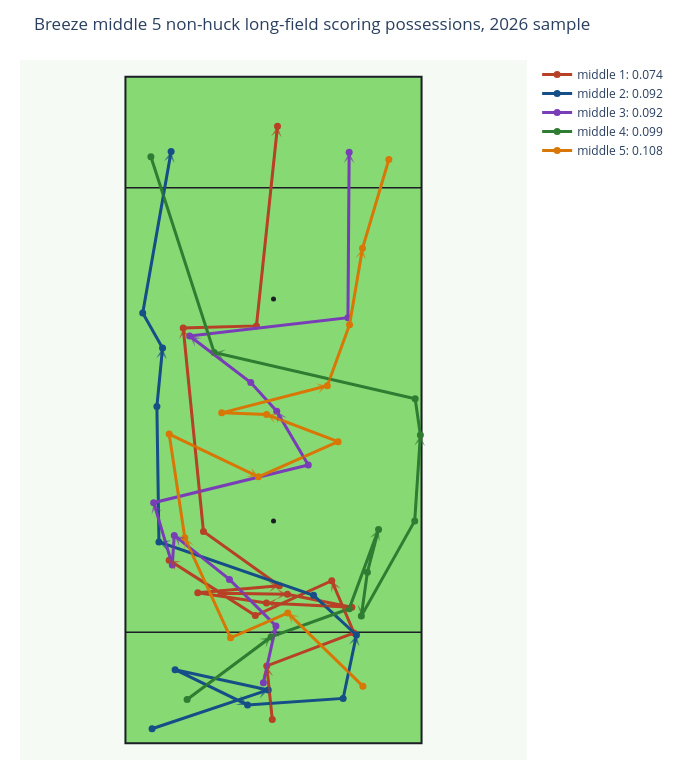

Source (notebook cell):
### Code cell
middle_fig = plot_representative_paths(
    middle_paths,
    title=f"{TEAM_ID.title()} middle {len(middle_paths)} non-huck long-field scoring possessions, {SEASON} sample",
)
middle_fig.show()

### Figure 1 — Plotly figure (JSON) as saved in the notebook; plotly's stock layout.template omitted (floating-point values rounded to 4 significant figures)
{"data": [{"hoverinfo": "skip", "marker": {"color": "#1B1E26", "size": 5}, "mode": "markers", "showlegend": false, "type": "scatter", "x": [0], "y": [40]}, {"hoverinfo": "skip", "marker": {"color": "#1B1E26", "size": 5}, "mode": "markers", "showlegend": false, "type": "scatter", "x": [0], "y": [80]}, {"hovertemplate": "middle 1: 0.074<br>%{text}<extra></extra>", "line": {"color": "#b74126", "width": 3}, "marker": {"color": "#b74126", "size": 7}, "mode": "lines+markers", "name": "middle 1: 0.074", "text": ["Start", "Throw 1<br>aEC: 0.033<br>CP: 99.1%<br>Distance: 9.7", "Throw 2<br>aEC: 0.007<br>CP: 98.3%<br>Distance: 16.8", "Throw 3<br>aEC: 0.055<br>CP: 98.4%<br>Distance: 10.2", "Throw 4<br>aEC: -0.025<br>CP: 98.6%<br>Distance: 15.1", "Throw 5<br>aEC: 0.014<br>CP: 98.0%<br>Distance: 18.4", "Throw 6<br>aEC: 0.002<br>CP: 98.7%<br>Distance: 11.1", "Throw 7<br>aEC: 0.002<br>CP: 98.7%<br>Distance: 11.9", "Throw 8<br>aEC: -0.025<br>CP: 98.9%<br>Distance: 11.8", "Throw 9<br>aEC: 0.018<br>CP: 98.2%<br>Distance: 15.4", "Throw 10<br>aEC: -0.002<br>CP: 98.7%<br>Distance: 12.5", "Throw 11<br>aEC: 0.017<br>CP: 98.2%<br>Distance: 14.7", "Throw 12<br>aEC: 0.043<br>CP: 97.5%<br>Distance: 16.8", "Throw 13<br>aEC: 0.247<br>CP: 90.6%<br>Distance: 26.9", "Throw 14<br>aEC: 0.025<br>CP: 97.1%<br>Distance: 13.2", "Throw 15<br>aEC: 0.698<br>CP: 80.9%<br>Distance: 36.1"], "type": "scatter", "x": [-0.22, -1.21, 14.49, 10.49, -3.27, -18.78, -9.4, 2.5, 14.1, -1.27, -13.63, 1.06, -12.61, -16.25, -3.07, 0.72], "y": [4.29, 13.93, 19.87, 29.27, 22.99, 32.95, 27.01, 26.84, 24.5, 25.26, 27.11, 28.35, 38.15, 74.78, 75.14, 111.1]}, {"hovertemplate": "middle 2: 0.092<br>%{text}<extra></extra>", "line": {"color": "#164e87", "width": 3}, "marker": {"color": "#164e87", "size": 7}, "mode": "lines+markers", "name": "middle 2: 0.092", "text": ["Start", "Throw 1<br>aEC: 0.124<br>CP: 97.0%<br>Distance: 22.0", "Throw 2<br>aEC: -0.022<br>CP: 98.7%<br>Distance: 17.2", "Throw 3<br>aEC: 0.008<br>CP: 98.8%<br>Distance: 14.5", "Throw 4<br>aEC: -0.007<br>CP: 98.6%<br>Distance: 17.2", "Throw 5<br>aEC: 0.050<br>CP: 98.6%<br>Distance: 11.5", "Throw 6<br>aEC: 0.065<br>CP: 98.5%<br>Distance: 10.5", "Throw 7<br>aEC: 0.001<br>CP: 95.5%<br>Distance: 29.4", "Throw 8<br>aEC: 0.218<br>CP: 92.7%<br>Distance: 24.4", "Throw 9<br>aEC: 0.121<br>CP: 97.8%<br>Distance: 10.5", "Throw 10<br>aEC: 0.030<br>CP: 97.5%<br>Distance: 7.3", "Throw 11<br>aEC: 0.423<br>CP: 85.2%<br>Distance: 29.5"], "type": "scatter", "x": [-21.86, -0.95, -17.71, -4.67, 12.53, 14.93, 7.21, -20.62, -20.99, -19.97, -23.54, -18.43], "y": [2.62, 9.61, 13.25, 6.91, 8.08, 19.51, 26.65, 36.26, 60.65, 71.14, 77.47, 106.5]}, {"hovertemplate": "middle 3: 0.092<br>%{text}<extra></extra>", "line": {"color": "#7a3db8", "width": 3}, "marker": {"color": "#7a3db8", "size": 7}, "mode": "lines+markers", "name": "middle 3: 0.092", "text": ["Start", "Throw 1<br>aEC: 0.062<br>CP: 98.8%<br>Distance: 10.5", "Throw 2<br>aEC: 0.056<br>CP: 98.5%<br>Distance: 11.8", "Throw 3<br>aEC: 0.024<br>CP: 98.6%<br>Distance: 12.7", "Throw 4<br>aEC: -0.048<br>CP: 99.3%<br>Distance: 5.3", "Throw 5<br>aEC: 0.056<br>CP: 98.2%<br>Distance: 11.7", "Throw 6<br>aEC: 0.153<br>CP: 91.9%<br>Distance: 28.6", "Throw 7<br>aEC: 0.105<br>CP: 98.0%<br>Distance: 11.2", "Throw 8<br>aEC: 0.057<br>CP: 98.6%<br>Distance: 7.0", "Throw 9<br>aEC: 0.081<br>CP: 97.3%<br>Distance: 13.8", "Throw 10<br>aEC: 0.042<br>CP: 91.2%<br>Distance: 28.7", "Throw 11<br>aEC: 0.430<br>CP: 84.9%<br>Distance: 29.8"], "type": "scatter", "x": [-1.82, 0.44, -7.93, -17.86, -18.22, -21.57, 6.26, 0.58, -4.09, -15.09, 13.4, 13.62], "y": [10.91, 21.14, 29.51, 37.42, 32.11, 43.32, 50.09, 59.78, 64.94, 73.32, 76.6, 106.4]}, {"hovertemplate": "middle 4: 0.099<br>%{text}<extra></extra>", "line": {"color": "#2f7d32", "width": 3}, "marker": {"color": "#2f7d32", "size": 7}, "mode": "lines+markers", "name": "middle 4: 0.099", "text": ["Start", "Throw 1<br>aEC: 0.089<br>CP: 97.4%<br>Distance: 18.8", "Throw 2<br>aEC: 0.013<br>CP: 98.4%<br>Distance: 14.9", "Throw 3<br>aEC: 0.067<br>CP: 97.9%<br>Distance: 15.2", "Throw 4<br>aEC: -0.042<br>CP: 99.2%<br>Distance: 8.0", "Throw 5<br>aEC: -0.046<br>CP: 99.2%<br>Distance: 7.9", "Throw 6<br>aEC: 0.003<br>CP: 90.8%<br>Distance: 19.6", "Throw 7<br>aEC: 0.140<br>CP: 84.0%<br>Distance: 15.5", "Throw 8<br>aEC: 0.095<br>CP: 95.0%<br>Distance: 6.6", "Throw 9<br>aEC: 0.214<br>CP: 82.9%<br>Distance: 37.1", "Throw 10<br>aEC: 0.454<br>CP: 81.6%<br>Distance: 37.0"], "type": "scatter", "x": [-15.55, -0.44, 13.62, 18.91, 16.9, 15.81, 25.42, 26.44, 25.5, -10.68, -22.07], "y": [7.89, 19.15, 24.23, 38.51, 30.8, 22.93, 40.04, 55.48, 62.03, 70.36, 105.6]}, {"hovertemplate": "middle 5: 0.108<br>%{text}<extra></extra>", "line": {"color": "#d97706", "width": 3}, "marker": {"color": "#d97706", "size": 7}, "mode": "lines+markers", "name": "middle 5: 0.108", "text": ["Start", "Throw 1<br>aEC: 0.094<br>CP: 97.1%<br>Distance: 18.9", "Throw 2<br>aEC: -0.026<br>CP: 99.0%<br>Distance: 11.2", "Throw 3<br>aEC: 0.088<br>CP: 96.6%<br>Distance: 19.8", "Throw 4<br>aEC: 0.143<br>CP: 96.2%<br>Distance: 18.9", "Throw 5<br>aEC: -0.031<br>CP: 97.3%<br>Distance: 17.8", "Throw 6<br>aEC: 0.051<br>CP: 97.4%<br>Distance: 15.7", "Throw 7<br>aEC: 0.061<br>CP: 97.6%<br>Distance: 13.8", "Throw 8<br>aEC: -0.001<br>CP: 98.6%<br>Distance: 8.1", "Throw 9<br>aEC: 0.056<br>CP: 95.9%<br>Distance: 19.6", "Throw 10<br>aEC: 0.133<br>CP: 97.4%<br>Distance: 11.7", "Throw 11<br>aEC: 0.192<br>CP: 96.3%<br>Distance: 14.0", "Throw 12<br>aEC: 0.540<br>CP: 95.0%<br>Distance: 16.6"], "type": "scatter", "x": [16.09, 2.57, -7.73, -15.96, -18.78, -2.7, 11.63, -1.24, -9.33, 9.69, 13.69, 16.02, 20.76], "y": [10.29, 23.47, 19.0, 37.0, 55.67, 47.98, 54.3, 59.19, 59.49, 64.36, 75.36, 89.12, 105.1]}], "layout": {"annotations": [{"arrowcolor": "#b74126", "arrowhead": 3, "arrowsize": 1, "arrowwidth": 1.8, "ax": -0.22, "axref": "x", "ay": 4.29, "ayref": "y", "opacity": 0.65, "showarrow": true, "x": -1.21, "xref": "x", "y": 13.93, "yref": "y"}, {"arrowcolor": "#b74126", "arrowhead": 3, "arrowsize": 1, "arrowwidth": 1.8, "ax": 14.49, "axref": "x", "ay": 19.87, "ayref": "y", "opacity": 0.65, "showarrow": true, "x": 10.49, "xref": "x", "y": 29.27, "yref": "y"}, {"arrowcolor": "#b74126", "arrowhead": 3, "arrowsize": 1, "arrowwidth": 1.8, "ax": -3.27, "axref": "x", "ay": 22.99, "ayref": "y", "opacity": 0.65, "showarrow": true, "x": -18.78, "xref": "x", "y": 32.95, "yref": "y"}, {"arrowcolor": "#b74126", "arrowhead": 3, "arrowsize": 1, "arrowwidth": 1.8, "ax": -9.4, "axref": "x", "ay": 27.01, "ayref": "y", "opacity": 0.65, "showarrow": true, "x": 2.5, "xref": "x", "y": 26.84, "yref": "y"}, {"arrowcolor": "#b74126", "arrowhead": 3, "arrowsize": 1, "arrowwidth": 1.8, "ax": 14.1, "axref": "x", "ay": 24.5, "ayref": "y", "opacity": 0.65, "showarrow": true, "x": -1.27, "xref": "x", "y": 25.26, "yref": "y"}, {"arrowcolor": "#b74126", "arrowhead": 3, "arrowsize": 1, "arrowwidth": 1.8, "ax": -13.63, "axref": "x", "ay": 27.11, "ayref": "y", "opacity": 0.65, "showarrow": true, "x": 1.06, "xref": "x", "y": 28.35, "yref": "y"}, {"arrowcolor": "#b74126", "arrowhead": 3, "arrowsize": 1, "arrowwidth": 1.8, "ax": -12.61, "axref": "x", "ay": 38.15, "ayref": "y", "opacity": 0.65, "showarrow": true, "x": -16.25, "xref": "x", "y": 74.78, "yref": "y"}, {"arrowcolor": "#b74126", "arrowhead": 3, "arrowsize": 1, "arrowwidth": 1.8, "ax": -3.07, "axref": "x", "ay": 75.14, "ayref": "y", "opacity": 0.65, "showarrow": true, "x": 0.72, "xref": "x", "y": 111.1, "yref": "y"}, {"arrowcolor": "#164e87", "arrowhead": 3, "arrowsize": 1, "arrowwidth": 1.8, "ax": -21.86, "axref": "x", "ay": 2.62, "ayref": "y", "opacity": 0.65, "showarrow": true, "x": -0.95, "xref": "x", "y": 9.61, "yref": "y"}, {"arrowcolor": "#164e87", "arrowhead": 3, "arrowsize": 1, "arrowwidth": 1.8, "ax": -17.71, "axref": "x", "ay": 13.25, "ayref": "y", "opacity": 0.65, "showarrow": true, "x": -4.67, "xref": "x", "y": 6.91, "yref": "y"}, {"arrowcolor": "#164e87", "arrowhead": 3, "arrowsize": 1, "arrowwidth": 1.8, "ax": 12.53, "axref": "x", "ay": 8.08, "ayref": "y", "opacity": 0.65, "showarrow": true, "x": 14.93, "xref": "x", "y": 19.51, "yref": "y"}, {"arrowcolor": "#164e87", "arrowhead": 3, "arrowsize": 1, "arrowwidth": 1.8, "ax": 7.21, "axref": "x", "ay": 26.65, "ayref": "y", "opacity": 0.65, "showarrow": true, "x": -20.62, "xref": "x", "y": 36.26, "yref": "y"}, {"arrowcolor": "#164e87", "arrowhead": 3, "arrowsize": 1, "arrowwidth": 1.8, "ax": -20.99, "axref": "x", "ay": 60.65, "ayref": "y", "opacity": 0.65, "showarrow": true, "x": -19.97, "xref": "x", "y": 71.14, "yref": "y"}, {"arrowcolor": "#164e87", "arrowhead": 3, "arrowsize": 1, "arrowwidth": 1.8, "ax": -23.54, "axref": "x", "ay": 77.47, "ayref": "y", "opacity": 0.65, "showarrow": true, "x": -18.43, "xref": "x", "y": 106.5, "yref": "y"}, {"arrowcolor": "#7a3db8", "arrowhead": 3, "arrowsize": 1, "arrowwidth": 1.8, "ax": -1.82, "axref": "x", "ay": 10.91, "ayref": "y", "opacity": 0.65, "showarrow": true, "x": 0.44, "xref": "x", "y": 21.14, "yref": "y"}, {"arrowcolor": "#7a3db8", "arrowhead": 3, "arrowsize": 1, "arrowwidth": 1.8, "ax": -7.93, "axref": "x", "ay": 29.51, "ayref": "y", "opacity": 0.65, "showarrow": true, "x": -17.86, "xref": "x", "y": 37.42, "yref": "y"}, {"arrowcolor": "#7a3db8", "arrowhead": 3, "arrowsize": 1, "arrowwidth": 1.8, "ax": -18.22, "axref": "x", "ay": 32.11, "ayref": "y", "opacity": 0.65, "showarrow": true, "x": -21.57, "xref": "x", "y": 43.32, "yref": "y"}, {"arrowcolor": "#7a3db8", "arrowhead": 3, "arrowsize": 1, "arrowwidth": 1.8, "ax": 6.26, "axref": "x", "ay": 50.09, "ayref": "y", "opacity": 0.65, "showarrow": true, "x": 0.58, "xref": "x", "y": 59.78, "yref": "y"}, {"arrowcolor": "#7a3db8", "arrowhead": 3, "arrowsize": 1, "arrowwidth": 1.8, "ax": -4.09, "axref": "x", "ay": 64.94, "ayref": "y", "opacity": 0.65, "showarrow": true, "x": -15.09, "xref": "x", "y": 73.32, "yref": "y"}, {"arrowcolor": "#7a3db8", "arrowhead": 3, "arrowsize": 1, "arrowwidth": 1.8, "ax": 13.4, "axref": "x", "ay": 76.6, "ayref": "y", "opacity": 0.65, "showarrow": true, "x": 13.62, "xref": "x", "y": 106.4, "yref": "y"}, {"arrowcolor": "#2f7d32", "arrowhead": 3, "arrowsize": 1, "arrowwidth": 1.8, "ax": -15.55, "axref": "x", "ay": 7.89, "ayref": "y", "opacity": 0.65, "showarrow": true, "x": -0.44, "xref": "x", "y": 19.15, "yref": "y"}, {"arrowcolor": "#2f7d32", "arrowhead": 3, "arrowsize": 1, "arrowwidth": 1.8, "ax": 13.62, "axref": "x", "ay": 24.23, "ayref": "y", "opacity": 0.65, "showarrow": true, "x": 18.91, "xref": "x", "y": 38.51, "yref": "y"}, {"arrowcolor": "#2f7d32", "arrowhead": 3, "arrowsize": 1, "arrowwidth": 1.8, "ax": 16.9, "axref": "x", "ay": 30.8, "ayref": "y", "opacity": 0.65, "showarrow": true, "x": 15.81, "xref": "x", "y": 22.93, "yref": "y"}, {"arrowcolor": "#2f7d32", "arrowhead": 3, "arrowsize": 1, "arrowwidth": 1.8, "ax": 25.42, "axref": "x", "ay": 40.04, "ayref": "y", "opacity": 0.65, "showarrow": true, "x": 26.44, "xref": "x", "y": 55.48, "yref": "y"}, {"arrowcolor": "#2f7d32", "arrowhead": 3, "arrowsize": 1, "arrowwidth": 1.8, "ax": 25.5, "axref": "x", "ay": 62.03, "ayref": "y", "opacity": 0.65, "showarrow": true, "x": -10.68, "xref": "x", "y": 70.36, "yref": "y"}, {"arrowcolor": "#d97706", "arrowhead": 3, "arrowsize": 1, "arrowwidth": 1.8, "ax": 16.09, "axref": "x", "ay": 10.29, "ayref": "y", "opacity": 0.65, "showarrow": true, "x": 2.57, "xref": "x", "y": 23.47, "yref": "y"}, {"arrowcolor": "#d97706", "arrowhead": 3, "arrowsize": 1, "arrowwidth": 1.8, "ax": -7.73, "axref": "x", "ay": 19, "ayref": "y", "opacity": 0.65, "showarrow": true, "x": -15.96, "xref": "x", "y": 37, "yref": "y"}, {"arrowcolor": "#d97706", "arrowhead": 3, "arrowsize": 1, "arrowwidth": 1.8, "ax": -18.78, "axref": "x", "ay": 55.67, "ayref": "y", "opacity": 0.65, "showarrow": true, "x": -2.7, "xref": "x", "y": 47.98, "yref": "y"}, {"arrowcolor": "#d97706", "arrowhead": 3, "arrowsize": 1, "arrowwidth": 1.8, "ax": 11.63, "axref": "x", "ay": 54.3, "ayref": "y", "opacity": 0.65, "showarrow": true, "x": -1.24, "xref": "x", "y": 59.19, "yref": "y"}, {"arrowcolor": "#d97706", "arrowhead": 3, "arrowsize": 1, "arrowwidth": 1.8, "ax": -9.33, "axref": "x", "ay": 59.49, "ayref": "y", "opacity": 0.65, "showarrow": true, "x": 9.69, "xref": "x", "y": 64.36, "yref": "y"}, {"arrowcolor": "#d97706", "arrowhead": 3, "arrowsize": 1, "arrowwidth": 1.8, "ax": 13.69, "axref": "x", "ay": 75.36, "ayref": "y", "opacity": 0.65, "showarrow": true, "x": 16.02, "xref": "x", "y": 89.12, "yref": "y"}], "height": 780, "margin": {"b": 20, "l": 20, "r": 20, "t": 60}, "paper_bgcolor": "white", "plot_bgcolor": "#f6faf5", "shapes": [{"fillcolor": "#86d973", "layer": "below", "line": {"color": "#1B1E26", "width": 2}, "type": "rect", "x0": -26.65, "x1": 26.65, "y0": 0, "y1": 120}, {"layer": "below", "line": {"color": "#1B1E26", "width": 1.5}, "type": "line", "x0": -26.65, "x1": 26.65, "y0": 20, "y1": 20}, {"layer": "below", "line": {"color": "#1B1E26", "width": 1.5}, "type": "line", "x0": -26.65, "x1": 26.65, "y0": 100, "y1": 100}], "title": {"text": "Breeze middle 5 non-huck long-field scoring possessions, 2026 sample"}, "width": 680, "xaxis": {"range": [-31.65, 31.65], "scaleanchor": "y", "scaleratio": 1, "showgrid": false, "visible": false, "zeroline": false}, "yaxis": {"range": [-3, 123], "showgrid": false, "visible": false, "zeroline": false}}}
